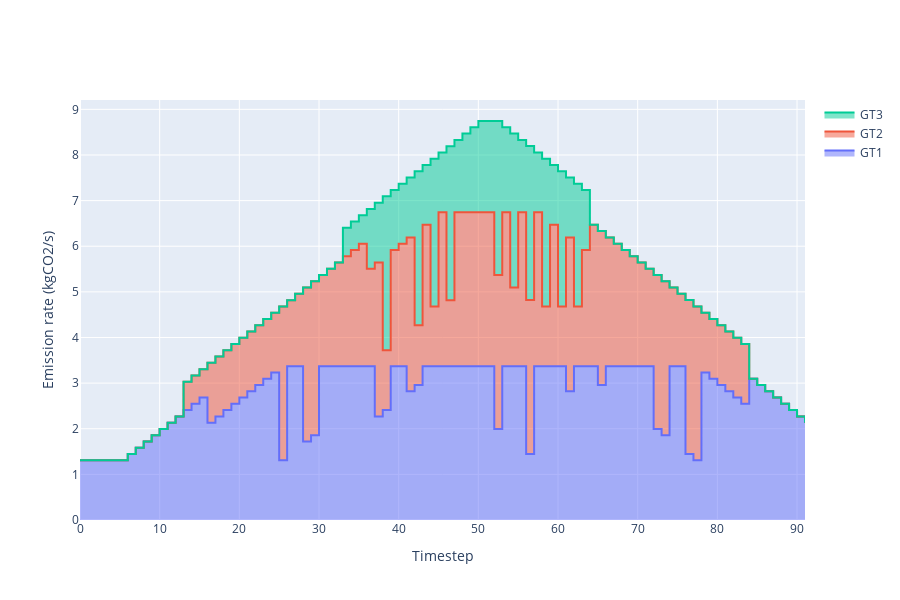

Notebook code for this chart:
### Code cell
#plots.plot_CO2rate(mc)
oogeso.plots.plot_CO2rate_per_dev(mc)
